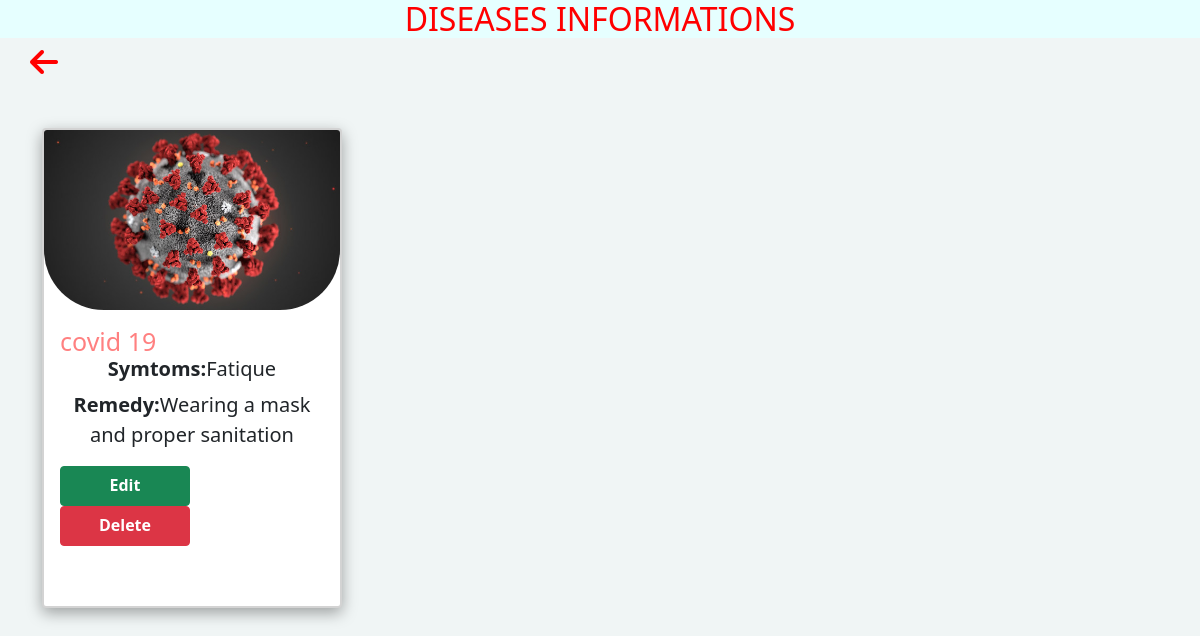
/mgmt_app/displaynewdisease/, run on the app's committed database.
### mgmt_app/models.py (models this page shows)
class newdiseasesmodel(models.Model):
    dname=models.CharField(max_length=100)
    image=models.FileField(upload_to='mgmt_app/static')
    symtom=models.CharField(max_length=500)
    remedy=models.CharField(max_length=600)

### mgmt_app/views.py (the view)
# urls.py: path('displaynewdisease/',displaynewdisease),
def displaynewdisease(request):
    a=newdiseasesmodel.objects.all()
    id1=[]
    k=[]
    l=[]
    m=[]
    n=[]
    for i in a:
        id2=i.id
        id1.append(id2)
        a=i.dname
        k.append(a)
        b=str(i.image).split('/')[-1]
        l.append(b)
        c=i.symtom
        m.append(c)
        d=i.remedy
        n.append(d)
    di=zip(id1,k,l,m,n)
    return render(request,'newdiseasedisplay.html',{'di':di})

### mgmt_app/templates/newdiseasedisplay.html (shortened to what this page needs)
<!DOCTYPE html>
{% load static %}
<html lang="en">
<head>
     <link href="https://cdn.jsdelivr.net/npm/bootstrap@5.0.2/dist/css/bootstrap.min.css" rel="stylesheet">
</head>
<body>
<h2>DISEASES INFORMATIONS</h2>
<div>
    <a href="http://127.0.0.1:8000/mgmt_app/admindashboard/"><i class="fa-solid fa-arrow-left fa-2x" style="color:red;margin-left:30px;"></i></a>
</div>
<div class="container mt-5">
  <div class="row">
 {% for i,j,k,l,o in di %}
    <div class="col">
        <div class="card" style="width:300px;height:480px;">
  <img src="{% static k %}" class="card-img-top">
  <div class="card-body">
    <h5 class="card-title">{{j}}</h5>
      <p class="card-text"><b>Symtoms:</b>{{l}}</p>
       <p class="card-text"><b>Remedy:</b>{{o}}</p>
    <a href="http://127.0.0.1:8000/mgmt_app/editnewdisease/{{i}}" class="btn btn-success"><b>Edit</b></a>
     <a href="http://127.0.0.1:8000/mgmt_app/deletenewdisease/{{i}}" class="btn btn-danger"><b>Delete</b></a>
  </div>
</div>
     </div>
    {% endfor %}
  </div>
</div>
</body>
</html>

### mgmt_app/templates/newdiseasedisplay.html (style rules this page uses)
* { padding:0px; margin:0px; box:border-box; }
body { background:#f0f5f5; }
img { height:180px; width:200px; border-radius:60px; }
h5 { font-size:25px; color:#ff8080; }
p { margin-top:-10px; text-align:center; font-size:20px; }
.card { border:2px solid lightgrey; box-shadow: rgba(0, 0, 0, 0.35) 0px 5px 15px; }
.btn { height:40px; width:130px; }
h2 { text-align:center; color:red; background-color:#e6ffff; }

### data on the page
newdiseasesmodel: di "covid 19", di "Fatique", di "Wearing a mask and proper sanitation"
